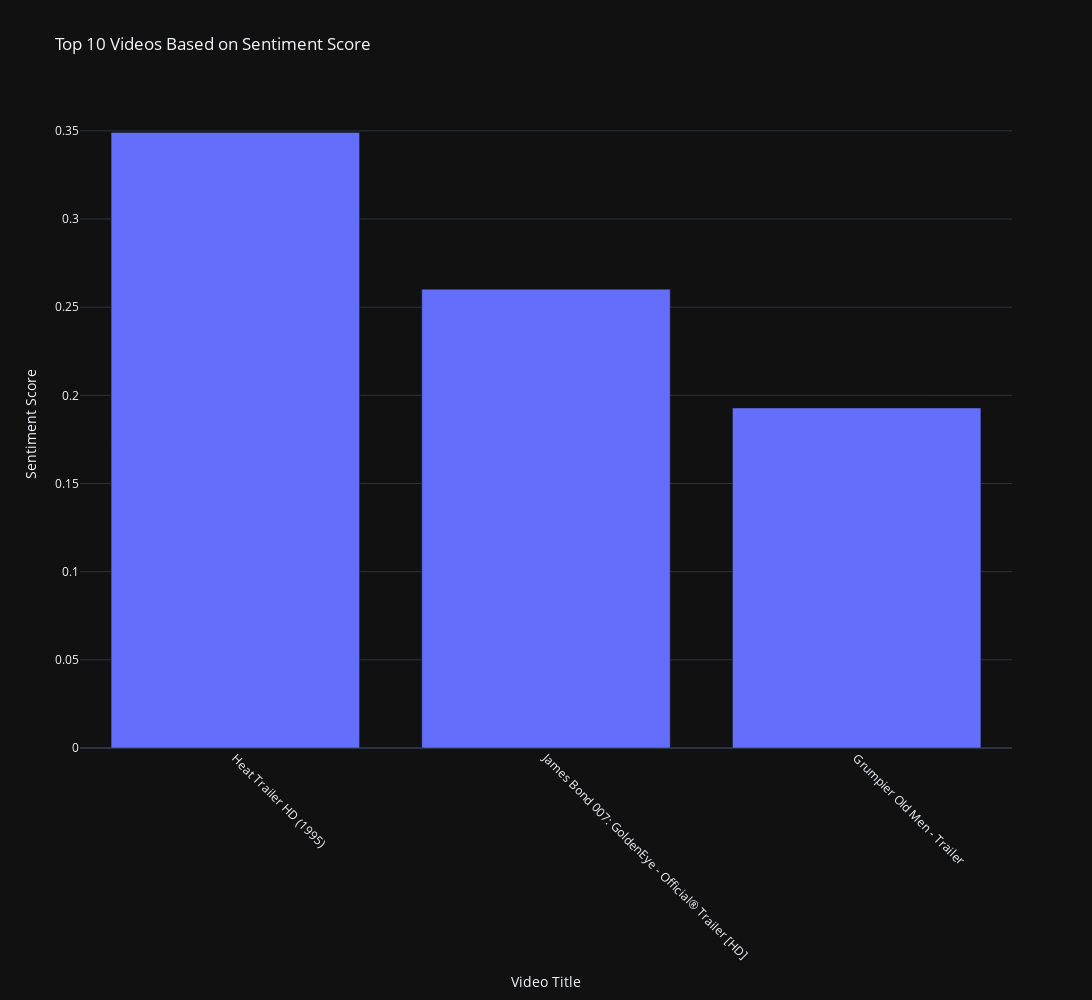

The cell this chart's notebook holds for it:
### Markdown cell above
### TOP 10 Videos based on Sentiment Score

### Code cell
fig = px.bar(
    top_10_sentiment,
    x = 'title',
    y = 'sentimentScore',
    title = 'Top 10 Videos Based on Sentiment Score',
    labels = { 'title' : 'Video Title', 'sentimentScore' : 'Sentiment Score' },
    width = width,
    height = height,
    template = template
)
fig.update_layout(xaxis_tickangle = xaxis_tickangle)
fig.show()

### Figure 1 — Plotly figure (JSON) as saved in the notebook; plotly's stock layout.template omitted (floating-point values rounded to 4 significant figures)
{"data": [{"alignmentgroup": "True", "hovertemplate": "Video Title=%{x}<br>Sentiment Score=%{y}<extra></extra>", "legendgroup": "", "marker": {"color": "#636efa", "pattern": {"shape": ""}}, "name": "", "offsetgroup": "", "orientation": "v", "showlegend": false, "textposition": "auto", "type": "bar", "x": ["Heat Trailer HD (1995)", "James Bond 007: GoldenEye - Official® Trailer [HD]", "Grumpier Old Men - Trailer"], "xaxis": "x", "y": [0.3491, 0.2602, 0.1928], "yaxis": "y"}], "layout": {"barmode": "relative", "height": 1000, "legend": {"tracegroupgap": 0}, "title": {"text": "Top 10 Videos Based on Sentiment Score"}, "width": 1600, "xaxis": {"anchor": "y", "domain": [0, 1], "tickangle": 45, "title": {"text": "Video Title"}}, "yaxis": {"anchor": "x", "domain": [0, 1], "title": {"text": "Sentiment Score"}}}}
